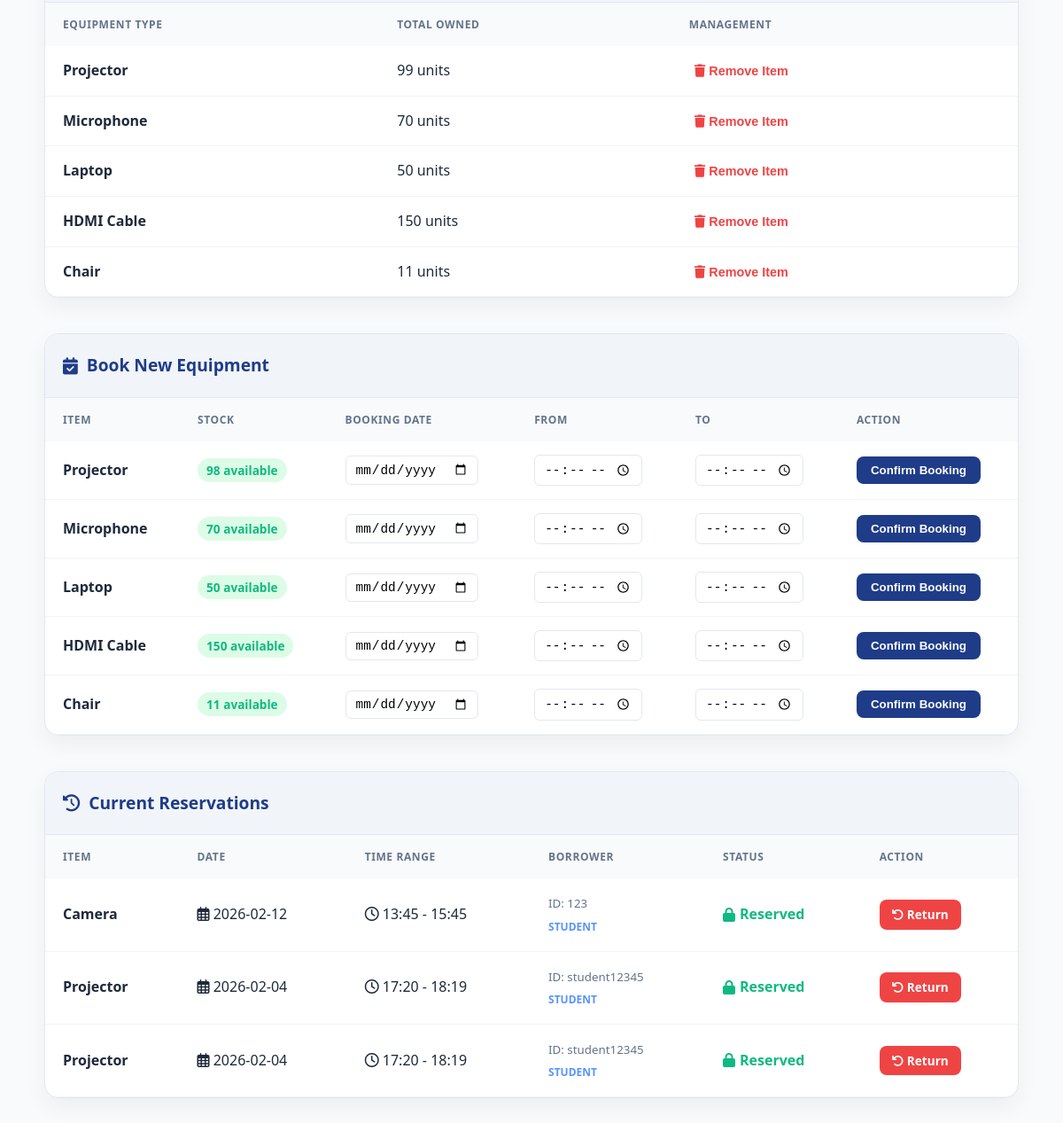
Page /equipment (signed in, lower part) on the earlier database version.
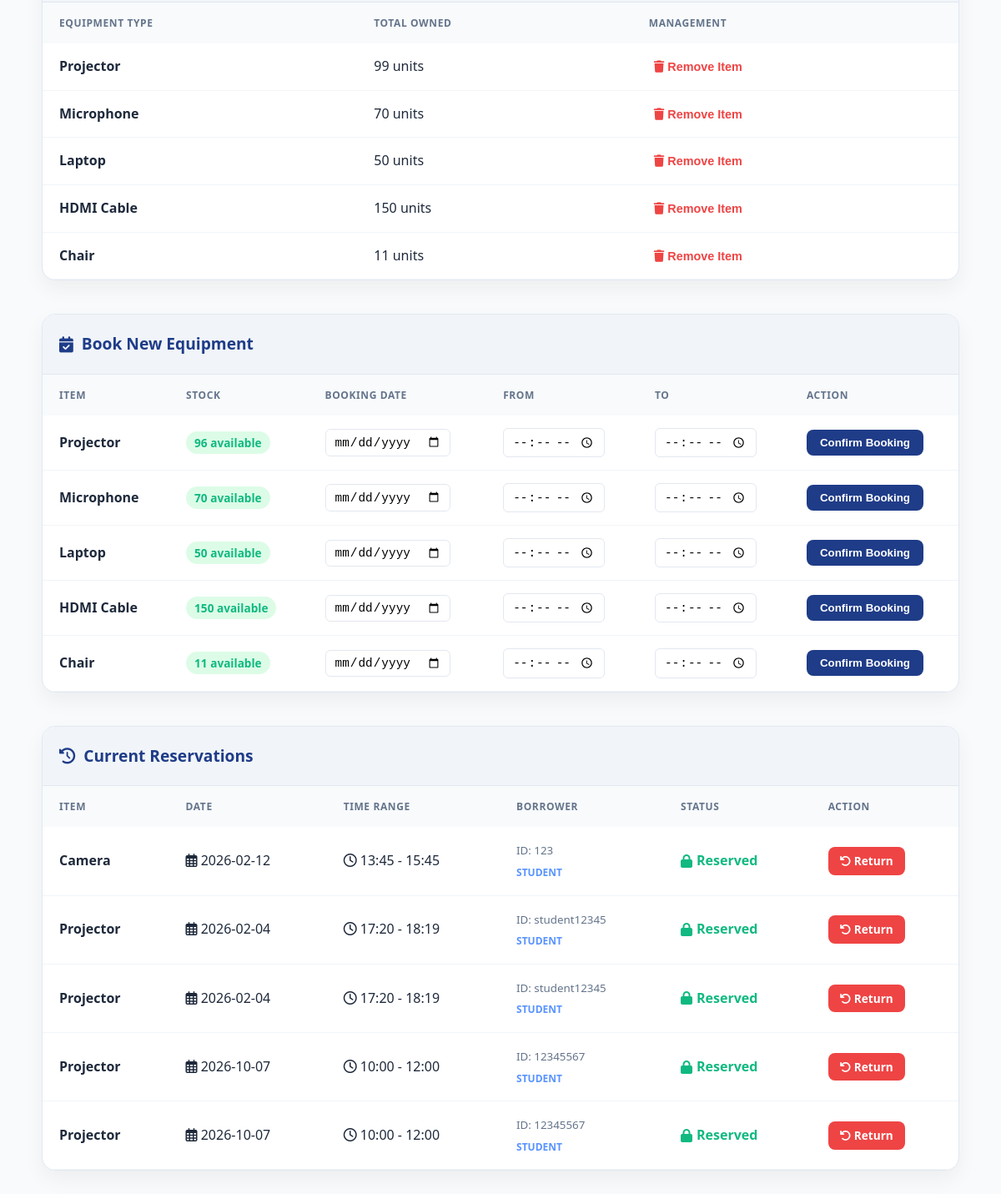
Same page on the later database version.
### tables this page shows
CREATE TABLE equipment_inventory (
    id INTEGER PRIMARY KEY AUTOINCREMENT,
    equipment_name TEXT UNIQUE NOT NULL,
    total_quantity INTEGER NOT NULL
, available_quantity INTEGER DEFAULT 0);

CREATE TABLE equipment_bookings (
    id INTEGER PRIMARY KEY AUTOINCREMENT,
    equipment_name TEXT NOT NULL,
    booked_by TEXT NOT NULL,
    booking_date TEXT NOT NULL,
    start_time TEXT NOT NULL,  -- When they start
    end_time TEXT NOT NULL,    -- When they return it
    user_role TEXT NOT NULL,
    status TEXT DEFAULT 'Reserved'
);

### app.py (the view, shortened to what this page needs)
@app.route('/equipment', methods=['GET', 'POST'])
def equipment():
    if 'user_id' not in session:
        flash("Please login first", "danger")
        return redirect(url_for('student_login'))
    role = session.get('role')
    inventory = query_db(ADMIN_DB, "SELECT * FROM equipment_inventory")
    bookings = query_db(ADMIN_DB, "SELECT * FROM equipment_bookings")
    equipment_list = query_db(ADMIN_DB, """SELECT equipment_name, available_quantity FROM equipment_inventory""")
    return render_template(
        'equipment.html',
        bookings=bookings,
        inventory=inventory,
        equipment=equipment_list,
        role=role
    )
    if session.get('role') == 'lecturer':
        flash("Access Denied: Lecturers are not permitted to view or book equipment.", "danger")
        return redirect(url_for('dashboard'))
    bookings = query_db(ADMIN_DB, "SELECT * FROM equipment_bookings")
    return render_template('equipment.html', bookings=bookings)

### app.py (called while the page is built)
def query_db(db, query, args=(), one=False):
    conn = sqlite3.connect(db)
    conn.row_factory = sqlite3.Row
    cur = conn.cursor()
    cur.execute(query, args)
    conn.commit()
    result = cur.fetchall()
    conn.close()
    return result[0] if one and result else result

### templates/equipment.html (shortened to what this page needs)
<!DOCTYPE html>
<html lang="en">
<head>
    <link rel="stylesheet" href="https://cdnjs.cloudflare.com/ajax/libs/font-awesome/6.4.0/css/all.min.css">
</head>
<body>
<div class="container">
    <div class="section-card">
        <table>
            <thead>
                <tr>
                    <th>Equipment Type</th>
                    <th>Total Owned</th>
                    {% if role == 'admin' %}<th>Management</th>{% endif %}
                </tr>
            </thead>
            <tbody>
                {% for item in inventory %}
                <tr>
                    <td><strong>{{ item[1] }}</strong></td>
                    <td>{{ item[2] }} units</td>
                    {% if role == 'admin' %}
                    <td>
                        <form method="POST" style="display:inline;">
                            <button type="submit" name="delete_equipment" value="1" class="delete-btn">
                                <i class="fas fa-trash"></i> Remove Item
                            </button>
                        </form>
                    </td>
                    {% endif %}
                </tr>
                {% endfor %}
            </tbody>
        </table>
    </div>
    <div class="section-card">
        <div class="card-header">
            <h2><i class="fas fa-calendar-check"></i> Book New Equipment</h2>
        </div>
        <table>
            <thead>
                <tr>
                    <th>Item</th>
                    <th>Stock</th>
                    <th>Booking Date</th>
                    <th>From</th>
                    <th>To</th>
                    <th>Action</th>
                </tr>
            </thead>
            <tbody>
                {% for item in equipment %}
                <tr>
                    <form action="{{ url_for('book_equipment') }}" method="POST">
                        <td><strong>{{ item[0] }}</strong></td>
                        <td>
                            {% if item[1] > 0 %}
                                <span class="qty-badge qty-ok">{{ item[1] }} available</span>
                            {% else %}
                                <span class="qty-badge qty-low">Out of stock</span>
                            {% endif %}
                        </td>
                        <td><input type="date" name="date" required></td>
                        <td><input type="time" name="start_time" required></td>
                        <td><input type="time" name="end_time" required></td>
                        <td>
                            {% if item[1] > 0 %}
                            <button type="submit" class="book-btn">Confirm Booking</button>
                            {% else %}
                            <button disabled style="background:#cbd5e1; color:#64748b; border:none; padding:8px 16px; border-radius:8px; cursor:not-allowed;">Unavailable</button>
                            {% endif %}
                        </td>
                    </form>
                </tr>
                {% endfor %}
            </tbody>
        </table>
    </div>
    <div class="section-card">
        <div class="card-header">
            <h2><i class="fas fa-history"></i> Current Reservations</h2>
        </div>
        <table>
            <thead>
                <tr>
                    <th>Item</th>
                    <th>Date</th>
                    <th>Time Range</th>
                    <th>Borrower</th>
                    <th>Status</th>
                    <th>Action</th>
                </tr>
            </thead>
            <tbody>
                {% for booking in bookings %}
                <tr>
                    <td><strong>{{ booking[1] }}</strong></td>
                    <td><i class="far fa-calendar-alt"></i> {{ booking[3] }}</td>
                    <td><i class="far fa-clock"></i> {{ booking[4] }} - {{ booking[5] }}</td>
                    <td>
                        <small style="color:#64748b;">ID: {{ booking[2] }}</small><br>
                        <span style="font-size:0.75rem; font-weight:700; color:var(--secondary)">{{ booking[6]|upper }}</span>
                    </td>
                    <td><span class="status-reserved"><i class="fas fa-lock"></i> {{ booking[7] }}</span></td>
                    <td>
                        <a href="{{ url_for('return_equipment', booking_id=booking[0]) }}" class="return-btn">
                            <i class="fas fa-undo"></i> Return
                        </a>
                    </td>
                </tr>
                {% else %}
                <tr>
                    <td colspan="6" style="text-align: center; color: #94a3b8; padding: 40px;">No items currently checked out.</td>
                </tr>
                {% endfor %}
            </tbody>
        </table>
    </div>
</div>
</body>
</html>

### templates/equipment.html (style rules this page uses)
:root { --primary: #1f3c88; --secondary: #5893ff; --bg: #f8fafc; --text: #1e293b; --border: #e2e8f0; --success: #10b981; --danger: #ef4444; --warning: #f59e0b; }
body { font-family: 'Segoe UI', sans-serif; background-color: var(--bg); color: var(--text); margin: 0; line-height: 1.6; }
.container { max-width: 1100px; margin: 40px auto; padding: 0 20px 60px; }
.section-card { background: white; border-radius: 16px; box-shadow: 0 10px 25px rgba(0,0,0,0.05); border: 1px solid var(--border); overflow: hidden; margin-bottom: 40px; }
.card-header { padding: 20px; background: #f1f5f9; border-bottom: 1px solid var(--border); }
.card-header h2 { margin: 0; font-size: 1.2rem; color: var(--primary); display: flex; align-items: center; gap: 10px; }
table { width: 100%; border-collapse: collapse; }
th { text-align: left; padding: 15px 20px; background: #f8fafc; color: #64748b; font-size: 0.75rem; text-transform: uppercase; letter-spacing: 0.05em; }
td { padding: 15px 20px; border-bottom: 1px solid #f1f5f9; vertical-align: middle; }
table input { padding: 6px 10px; border: 1px solid var(--border); border-radius: 6px; font-size: 0.9rem; }
.book-btn { background: var(--primary); color: white; border: none; padding: 8px 16px; border-radius: 8px; font-weight: 700; cursor: pointer; }
.delete-btn { background: none; color: var(--danger); border: none; cursor: pointer; font-size: 0.9rem; font-weight: 600; }
.return-btn { background-color: var(--danger); color: white; border: none; padding: 6px 14px; border-radius: 8px; font-weight: 700; cursor: pointer; text-decoration: none; display: inline-block; font-size: 0.85rem; }
.qty-badge { padding: 4px 10px; border-radius: 20px; font-weight: 800; font-size: 0.85rem; }
.qty-ok { background: #dcfce7; color: var(--success); }
.status-reserved { color: var(--success); font-weight: 700; display: flex; align-items: center; gap: 5px; }

Differences in the rows shown:
changed equipment_inventory "Projector": available_quantity "98" → "96"
added equipment_bookings: equipment_name "Projector", booking_date "2026-10-07", start_time "10:00", end_time "12:00", booked_by "12345567", user_role "STUDENT", status "Reserved"
added equipment_bookings: equipment_name "Projector", booking_date "2026-10-07", start_time "10:00", end_time "12:00", booked_by "12345567", user_role "STUDENT", status "Reserved"
